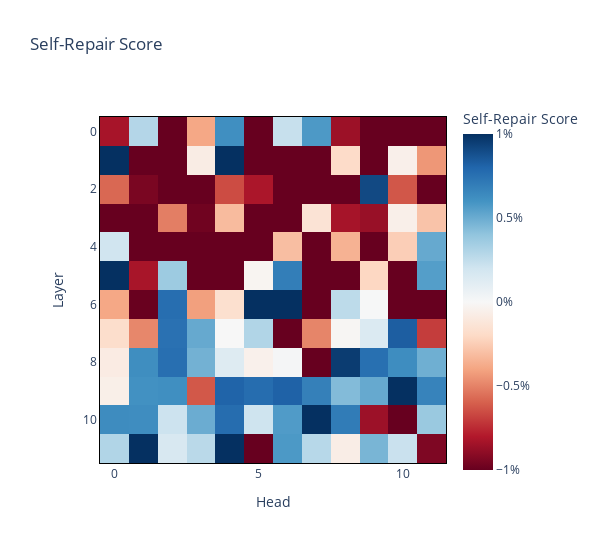

Notebook source saved alongside this figure:
### Code cell
imshow_p(
    repair_score,
    title="Self-Repair Score",
    labels={"x": "Head", "y": "Layer", "color": "Self-Repair Score"},
    coloraxis=dict(colorbar_ticksuffix = "%", cmin=-1, cmax=1),
    border=True,
    width=600,
    margin={"r": 100, "l": 100}
)

### Figure 1 — Plotly figure (JSON) as saved in the notebook; plotly's stock layout.template omitted (floating-point values rounded to 4 significant figures; data arrays with more than 128 entries replaced by an {"elided": "..."} marker saying what was removed)
{"data": [{"coloraxis": "coloraxis", "hovertemplate": "Head: %{x}<br>Layer: %{y}<br>Self-Repair Score: %{z}<extra></extra>", "name": "0", "type": "heatmap", "xaxis": "x", "yaxis": "y", "z": {"elided": "12x12 float values"}}], "layout": {"coloraxis": {"cmax": 1, "cmid": 0, "cmin": -1, "colorbar": {"ticksuffix": "%", "title": {"text": "Self-Repair Score"}}, "colorscale": [[0, "rgb(103,0,31)"], [0.1, "rgb(178,24,43)"], [0.2, "rgb(214,96,77)"], [0.3, "rgb(244,165,130)"], [0.4, "rgb(253,219,199)"], [0.5, "rgb(247,247,247)"], [0.6, "rgb(209,229,240)"], [0.7, "rgb(146,197,222)"], [0.8, "rgb(67,147,195)"], [0.9, "rgb(33,102,172)"], [1, "rgb(5,48,97)"]]}, "margin": {"l": 100, "r": 100}, "title": {"text": "Self-Repair Score"}, "width": 600, "xaxis": {"anchor": "y", "constrain": "domain", "domain": [0, 1], "linecolor": "black", "linewidth": 1, "mirror": true, "scaleanchor": "y", "showline": true, "title": {"text": "Head"}}, "yaxis": {"anchor": "x", "autorange": "reversed", "constrain": "domain", "domain": [0, 1], "linecolor": "black", "linewidth": 1, "mirror": true, "showline": true, "title": {"text": "Layer"}}}}
